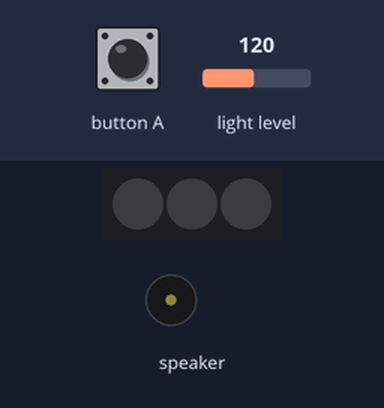
Bench run of a program on a simulated Calliope mini (MakeCode). On the bench: 3 RGB LEDs in strip order, left to right, buzzer (waves = sounding). The test bench sets the inputs (shaded band); at power-on: light level 120.

Above: at 1.2 s.
1.3 s: light level set to 22
2.8 s: light level set to 17
At 4.0 s:
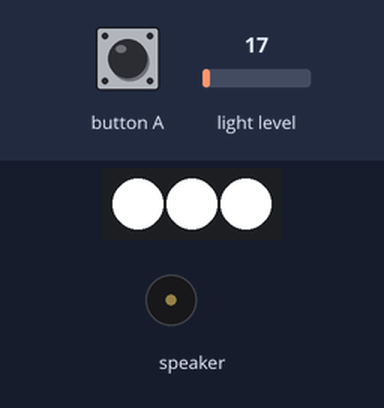
4.3 s: button A pressed for 0.15 s
At 4.8 s:
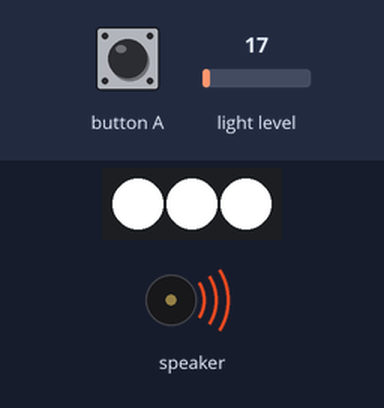
7.4 s: light level set to 64
At 7.8 s:
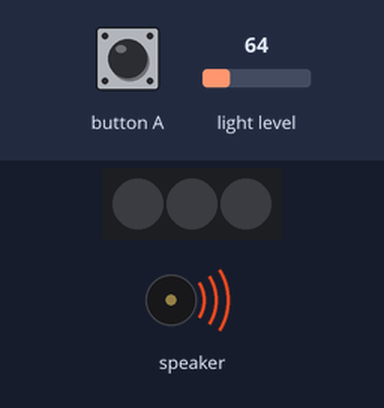
9.9 s: light level set to 5
At 10.8 s:
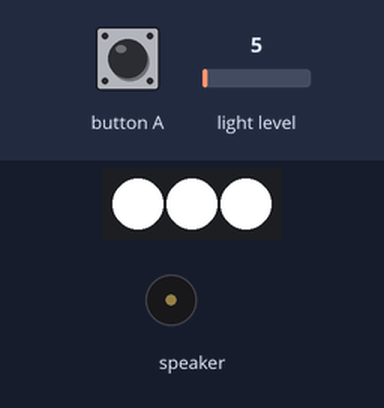
11.4 s: light level set to 128
At 12.7 s:
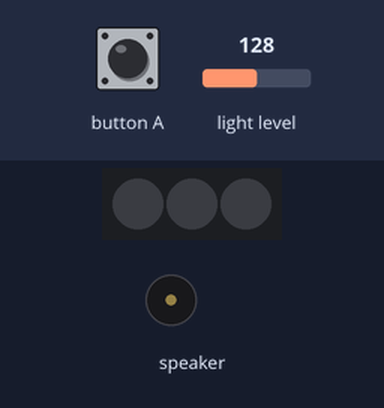
Timing chart, 0 to 13.9 s (numbered marks = the images above; inputs shaded):
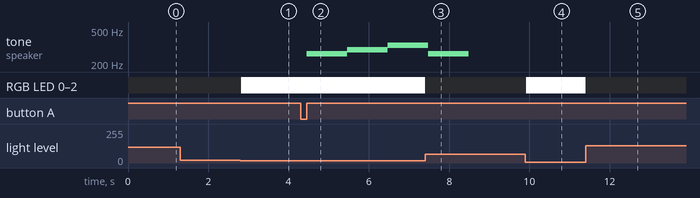

Measured:
- the behaviour switches between 20 and 19 on light level (found by bisection; images 0 and 1)
- after the input at 1.3 s, every drawn part: stays the same
- after the input at 2.8 s, RGB LED 0–2: off → RGB(255, 255, 255) at once
- after the input at 4.3 s, tone on speaker: silent → 262 Hz after 0.15 s, → 294 Hz 1.0 s later, → 330 Hz 1.0 s later
- after the input at 7.4 s, RGB LED 0–2: RGB(255, 255, 255) → off at once
- after the input at 9.9 s, RGB LED 0–2: off → RGB(255, 255, 255) at once
- after the input at 11.4 s, RGB LED 0–2: RGB(255, 255, 255) → off at once

The program:

main.ts
```typescript
input.onButtonEvent(Button.A, input.buttonEventClick(), function () {
    music.play(music.stringPlayable("C C D D E E C C ", 120), music.PlaybackMode.UntilDone)
})
basic.forever(function () {
    if (input.lightLevel() < 20) {
        basic.setLedColors(0xffffff, 0xffffff, 0xffffff)
    }
    if (input.lightLevel() > 20) {
        basic.setLedColors(0x000000, 0x000000, 0x000000)
    }
})
```

test.ts
```typescript
// Hier kann man Tests durchführen; diese Datei wird nicht kompiliert, wenn dieses Paket als Erweiterung verwendet wird.
```
